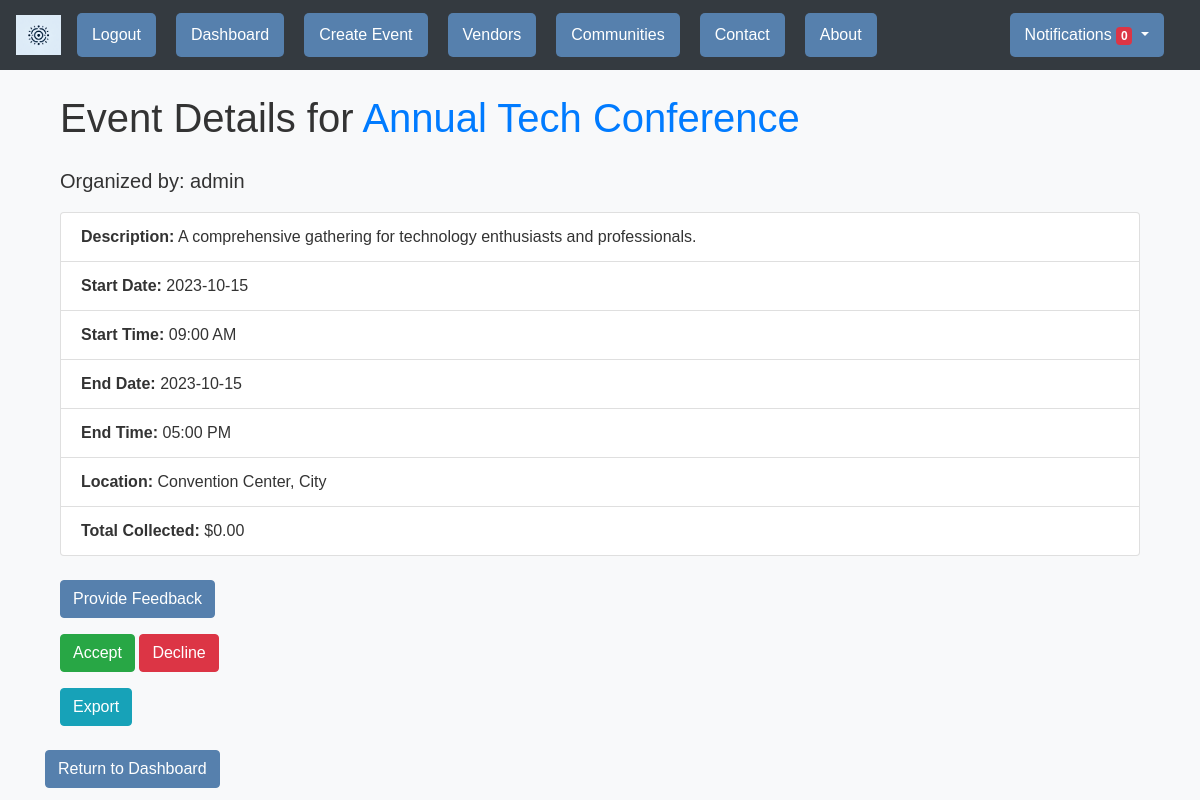
Page /event/1 (signed in) on the committed database.
### backend/models.py (models this page shows, shortened)
class Event(db.Model):
    __tablename__ = 'events'
    id = db.Column(db.Integer, primary_key=True)
    name = db.Column(db.String(140), nullable=False)
    description = db.Column(db.Text, nullable=False)
    start_datetime = db.Column(db.DateTime, nullable=False, default=datetime.utcnow)
    end_datetime = db.Column(db.DateTime, nullable=False, default=datetime.utcnow)
    location = db.Column(db.String(140), nullable=False)
    organizer_id = db.Column(db.Integer, db.ForeignKey('users.id'), nullable=False)
    vendors = db.relationship('Vendor', secondary=event_vendor, backref=db.backref('events', lazy='dynamic'))
    rsvps = db.relationship('RSVP', backref='event', lazy=True)
    payments = db.relationship('Payment', backref='event', lazy=True)
    feedbacks = db.relationship('Feedback', backref='event', lazy=True)
    payment_required = db.Column(db.Boolean, default=False)
    payment_amount = db.Column(db.Float, nullable=True)
    def total_collected(self):
        collected = sum(payment.amount for payment in self.payments if payment.status == 'Completed')
        return float(collected)

class User(UserMixin, db.Model):
    __tablename__ = 'users'
    id = db.Column(db.Integer, primary_key=True)
    username = db.Column(db.String(64), unique=True, nullable=False)
    email = db.Column(db.String(120), unique=True, nullable=False)
    password_hash = db.Column(db.String(128), nullable=False)
    events = db.relationship('Event', backref='organizer', lazy=True)
    rsvps = db.relationship('RSVP', backref='user', lazy=True)
    payments = db.relationship('Payment', backref='user', lazy=True)
    feedbacks = db.relationship('Feedback', backref='user', lazy=True)
    created_communities = db.relationship('Community', backref='creator', lazy=True)
    communities = db.relationship('Community', secondary=user_community, backref=db.backref('members', lazy='dynamic'))
    notifications = db.relationship('Notification', backref='user', lazy=True)

### backend/views.py (the view)
@main.route('/event/<int:event_id>')
@login_required
def event(event_id):
    event = Event.query.get_or_404(event_id)
    rsvps = RSVP.query.filter_by(event_id=event.id).all()
    total_collected = event.total_collected()
    feedbacks = Feedback.query.filter_by(event_id=event.id).all()
    invited_user_ids = [invitee.user_id for invitee in rsvps]
    users = User.query.filter(User.id.notin_(invited_user_ids)).all()
    return render_template('event.html', event=event, rsvps=rsvps, users=users, total_collected=total_collected, feedbacks=feedbacks)

### backend/auth.py (called while the page is built)
@login_manager.user_loader
def load_user(user_id):
    return User.query.get(int(user_id))

### frontend/templates/event.html (shortened to what this page needs)
{% extends "layout.html" %}
{% block content %}
<div class="container my-4">
    <h1 class="mb-4">Event Details for <span class="text-primary">{{ event.name }}</span></h1>
    <p class="lead">Organized by: <strong>{{ event.organizer.username }}</strong></p>
    <ul class="list-group mb-4">
        <li class="list-group-item"><strong>Description:</strong> {{ event.description }}</li>
        <li class="list-group-item"><strong>Start Date:</strong> {{ event.start_datetime.strftime('%Y-%m-%d') }}</li>
        <li class="list-group-item"><strong>Start Time:</strong> {{ event.start_datetime.strftime('%I:%M %p') }}</li>
        <li class="list-group-item"><strong>End Date:</strong> {{ event.end_datetime.strftime('%Y-%m-%d') }}</li>
        <li class="list-group-item"><strong>End Time:</strong> {{ event.end_datetime.strftime('%I:%M %p') }}</li>
        <li class="list-group-item"><strong>Location:</strong> {{ event.location }}</li>
        <li class="list-group-item"><strong>Total Collected:</strong> ${{ '{:.2f}'.format(event.total_collected()) }}</li>
    </ul>
    <form method="GET" action="{{ url_for('main.feedback', event_id=event.id) }}" class="mt-3">
        <button type="submit" class="btn btn-primary">Provide Feedback</button>
    </form>
    <form method="POST" id="accept-decline-form">
        <button type="submit" name="action" value="accept" class="btn btn-success" onclick="openPayPal('{{ event.payment_amount }}')">Accept</button>
        <button type="submit" name="action" value="decline" class="btn btn-danger">Decline</button>
    </form>
    <a href="{{ url_for('main.export_page', event_id=event.id) }}" class="btn btn-info mt-3">Export</a>
</div>
<a href="{{ url_for('main.dashboard') }}" class="btn btn-primary">Return to Dashboard</a>
{% endblock %}

### frontend/static/styles/main.css (style rules this page uses)
body { background-color: #f8f9fa; color: #333; font-family: 'Arial', sans-serif; }
.btn-primary { background-color: #5680ad; border-color: #5680ad; }

### rows in the picture
Event: name "Annual Tech Conference", description "A comprehensive gathering for technology enthusiasts and professionals.", start_datetime "2023-10-15", start_datetime "09:00 AM", end_datetime "2023-10-15", end_datetime "05:00 PM", location "Convention Center, City"
User: organizer.username "admin"

### other values in the picture
{{ notifications|length }} "0"
{{ '{:.2f}'.format(event.total_collected()) }} "0.00"
